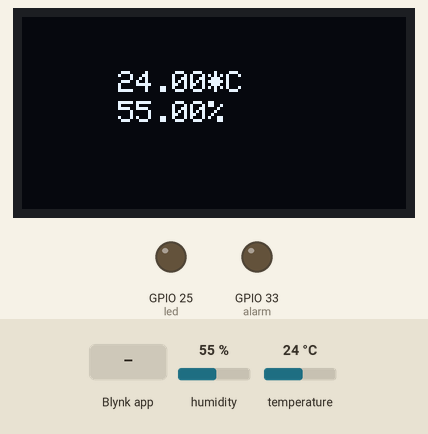
The sketch below on a simulated ESP32. On the bench: 128×64 one-colour display, output pins drawn as LEDs (lit = HIGH). The test bench sets the inputs (shaded band); at power-on: temperature 24 °C, humidity 55 %. WiFi joins after 1.5 s; servers stay silent unless stated; what the sketch prints to the serial monitor is not drawn.

Above: at 3.0 s.
3.1 s: temperature set to 26 °C
At 7.0 s:
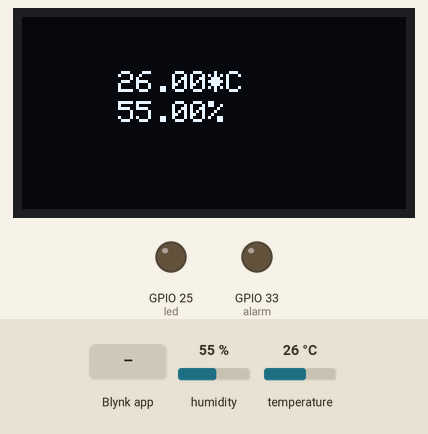
7.3 s: temperature set to 29 °C
At 9.6 s:
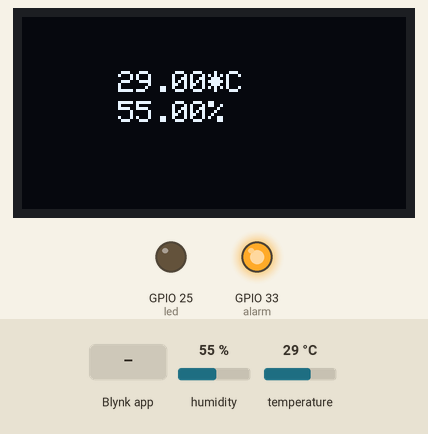
10.4 s: Blynk app writes 1 to V4
11.9 s: humidity set to 22 %
At 15.6 s:
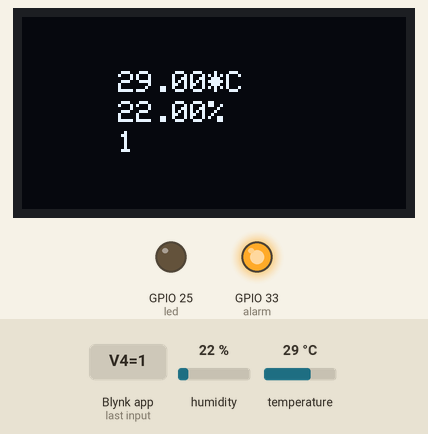
16.4 s: Blynk app writes 0 to V4
At 17.6 s:
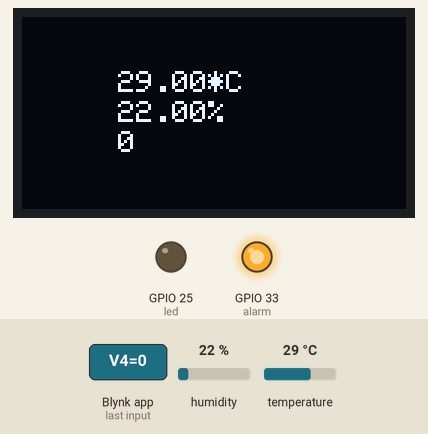
17.9 s: humidity set to 40 %
At 21.9 s:
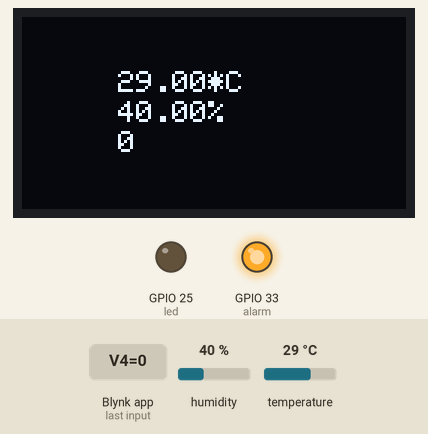
Timing chart, 0 to 23.3 s (numbered marks = the images above; inputs shaded):
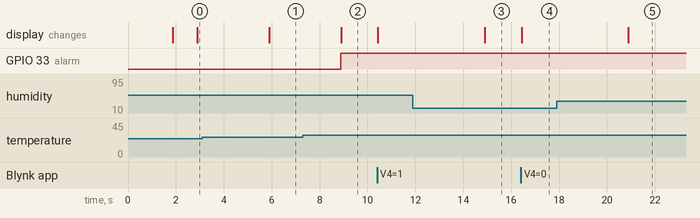

Measured:
- the behaviour switches between 27 and 28 °C on temperature (found by bisection; images 1 and 2)
- after the input at 3.1 s, the display: changes after 2.8 s (image 1)
- after the input at 7.3 s, GPIO 33 (alarm): LOW → HIGH after 1.6 s; the display: changes after 1.6 s (image 2)
- after the input at 11.9 s, the display: changes after 3.0 s (image 3)
- after the input at 16.4 s, the display: changes at once (image 4)
- after the input at 17.9 s, the display: changes after 3.0 s (image 5)

The sketch:

eindarduino.ino
```cpp
#define BLYNK_TEMPLATE_ID           "TMPLaJSpESSy"
#define BLYNK_DEVICE_NAME           "trueproject"
#define BLYNK_AUTH_TOKEN            "KqYRCf51NysUZCu1QMJoGAl870vDhrAa"
#define BLYNK_PRINT Serial

#include <WiFi.h>
#include <BlynkSimpleEsp32.h>
#include <DHT.h>
#include "Wire.h"
#include "Adafruit_GFX.h"
#include "Adafruit_SSD1306.h"

#define SCREEN_WIDTH 128 // OLED display width, in pixels
#define SCREEN_HEIGHT 64 // OLED display height, in pixels
Adafruit_SSD1306 display(SCREEN_WIDTH, SCREEN_HEIGHT, &Wire, -1);

char auth[] = BLYNK_AUTH_TOKEN;
char ssid[] = "YourwifiSsid";
char pass[] = "Yourpassword";

#define DHTPIN 26
#define DHTTYPE DHT11
#define led 25
#define alarm 33


DHT dht(DHTPIN, DHTTYPE);
BlynkTimer timer;

float h;
float t;
String text;
int ledstates = 0;
int alarmstates = 0;
int stopalarm = 0;

void sendSensor()
{
  h = dht.readHumidity();
  t = dht.readTemperature();
  if (isnan(h) || isnan(t)) {
    Serial.println("nope");
    return;
  }

  Blynk.virtualWrite(V5, h);
  Blynk.virtualWrite(V6, t);
  Blynk.virtualWrite(V7, ledstates);
  Blynk.virtualWrite(V8, alarmstates);

}

BLYNK_WRITE(V4)
{
  text = param.asStr();
  Serial.print("The message is: ");
  Serial.println(text);
}

BLYNK_WRITE(V9)
{
  stopalarm = param.asInt();
}

void myTimerEvent()
{
  Blynk.virtualWrite(V10, millis() / 1000);
}

void setup()
{
  Serial.begin(115200);

  Blynk.begin(auth, ssid, pass);

  dht.begin();

  pinMode(led, OUTPUT);
  pinMode(alarm, OUTPUT);

  if(!display.begin(SSD1306_SWITCHCAPVCC, 0x3C))
  {
    Serial.println(F("SSD1306 allocation failed"));
  }

  timer.setInterval(1000L, sendSensor);
  timer.setInterval(1000L, myTimerEvent);
}

void loop()
{
  Blynk.run();
  timer.run();

  display.clearDisplay();
  display.setTextSize(0);
  display.setTextColor(WHITE);
  display.setCursor(32, 18);
  display.print(t);
  display.println("*C");
  display.setCursor(32, 28);
  display.print(h);
  display.println("%");
  display.setCursor(32, 38);
  display.print(text);

  if(text == "O")
  {
    display.setCursor(32, 48);
    digitalWrite(led, HIGH);
    display.print("Led is ON");
    ledstates = 1;
  }
  else if(text == "N")
  {
    display.setCursor(32, 48);
    digitalWrite(led, LOW);
    display.print("Led is OFF");
    ledstates = 0;
  }

  if(t >= 28)
  {
    if(stopalarm == 0)
    {
      digitalWrite(alarm, HIGH);
      alarmstates = 1;
    }
    else
    {
      digitalWrite(alarm, LOW);
      alarmstates = 0;
    }
  }
  else if(t < 27)
  {
    digitalWrite(alarm, LOW);
    alarmstates = 0;
  }

  display.display();


}
```
